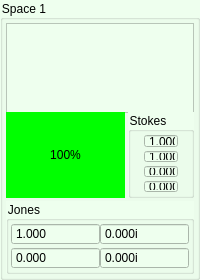
     <widget class="QGroupBox" name="groupBox_Space_S1">
      <property name="sizePolicy">
       <sizepolicy hsizetype="Preferred" vsizetype="Preferred">
        <horstretch>1</horstretch>
        <verstretch>0</verstretch>
       </sizepolicy>
      </property>
      <property name="minimumSize">
       <size>
        <width>0</width>
        <height>280</height>
       </size>
      </property>
      <property name="maximumSize">
       <size>
        <width>16777215</width>
        <height>280</height>
       </size>
      </property>
      <property name="styleSheet">
       <string notr="true">background-color: #eeffee</string>
      </property>
      <property name="title">
       <string>Space 1</string>
      </property>
      <layout class="QGridLayout" name="gridLayout_100">
       <property name="leftMargin">
        <number>3</number>
       </property>
       <property name="topMargin">
        <number>3</number>
       </property>
       <property name="rightMargin">
        <number>3</number>
       </property>
       <property name="bottomMargin">
        <number>3</number>
       </property>
       <property name="spacing">
        <number>3</number>
       </property>
       <item row="0" column="0" colspan="2">
        <widget class="QLabel" name="label_Pol_S1">
         <property name="sizePolicy">
          <sizepolicy hsizetype="Preferred" vsizetype="Expanding">
           <horstretch>0</horstretch>
           <verstretch>0</verstretch>
          </sizepolicy>
         </property>
         <property name="minimumSize">
          <size>
           <width>90</width>
           <height>90</height>
          </size>
         </property>
         <property name="frameShape">
          <enum>QFrame::StyledPanel</enum>
         </property>
         <property name="frameShadow">
          <enum>QFrame::Sunken</enum>
         </property>
         <property name="text">
          <string/>
         </property>
        </widget>
       </item>
       <item row="3" column="0" colspan="2">
        <widget class="QGroupBox" name="groupBox_Jones_S1">
         <property name="title">
          <string>Jones</string>
         </property>
         <layout class="QGridLayout" name="gridLayout_102">
          <property name="leftMargin">
           <number>2</number>
          </property>
          <property name="topMargin">
           <number>2</number>
          </property>
          <property name="rightMargin">
           <number>2</number>
          </property>
          <property name="bottomMargin">
           <number>2</number>
          </property>
          <property name="horizontalSpacing">
           <number>0</number>
          </property>
          <property name="verticalSpacing">
           <number>2</number>
          </property>
          <item row="0" column="1">
           <widget class="QDoubleSpinBox" name="doubleSpinBox_X1_I_S1">
            <property name="enabled">
             <bool>true</bool>
            </property>
            <property name="sizePolicy">
             <sizepolicy hsizetype="Minimum" vsizetype="Fixed">
              <horstretch>0</horstretch>
              <verstretch>0</verstretch>
             </sizepolicy>
            </property>
            <property name="minimumSize">
             <size>
              <width>34</width>
              <height>0</height>
             </size>
            </property>
            <property name="maximumSize">
             <size>
              <width>16777215</width>
              <height>16777215</height>
             </size>
            </property>
            <property name="readOnly">
             <bool>true</bool>
            </property>
            <property name="buttonSymbols">
             <enum>QAbstractSpinBox::NoButtons</enum>
            </property>
            <property name="suffix">
             <string>i</string>
            </property>
            <property name="decimals">
             <number>3</number>
            </property>
            <property name="minimum">
             <double>-1.000000000000000</double>
            </property>
            <property name="maximum">
             <double>1.000000000000000</double>
            </property>
           </widget>
          </item>
          <item row="0" column="0">
           <widget class="QDoubleSpinBox" name="doubleSpinBox_X1_R_S1">
            <property name="enabled">
             <bool>true</bool>
            </property>
            <property name="sizePolicy">
             <sizepolicy hsizetype="Minimum" vsizetype="Fixed">
              <horstretch>0</horstretch>
              <verstretch>0</verstretch>
             </sizepolicy>
            </property>
            <property name="minimumSize">
             <size>
              <width>34</width>
              <height>0</height>
             </size>
            </property>
            <property name="maximumSize">
             <size>
              <width>16777215</width>
              <height>16777215</height>
             </size>
            </property>
            <property name="readOnly">
             <bool>true</bool>
            </property>
            <property name="buttonSymbols">
             <enum>QAbstractSpinBox::NoButtons</enum>
            </property>
            <property name="decimals">
             <number>3</number>
            </property>
            <property name="minimum">
             <double>-1.000000000000000</double>
            </property>
            <property name="maximum">
             <double>1.000000000000000</double>
            </property>
            <property name="value">
             <double>1.000000000000000</double>
            </property>
           </widget>
          </item>
          <item row="1" column="0">
           <widget class="QDoubleSpinBox" name="doubleSpinBox_X2_R_S1">
            <property name="enabled">
             <bool>true</bool>
            </property>
            <property name="sizePolicy">
             <sizepolicy hsizetype="Minimum" vsizetype="Fixed">
              <horstretch>0</horstretch>
              <verstretch>0</verstretch>
             </sizepolicy>
            </property>
            <property name="minimumSize">
             <size>
              <width>34</width>
              <height>0</height>
             </size>
            </property>
            <property name="maximumSize">
             <size>
              <width>16777215</width>
              <height>16777215</height>
             </size>
            </property>
            <property name="readOnly">
             <bool>true</bool>
            </property>
            <property name="buttonSymbols">
             <enum>QAbstractSpinBox::NoButtons</enum>
            </property>
            <property name="decimals">
             <number>3</number>
            </property>
            <property name="minimum">
             <double>-1.000000000000000</double>
            </property>
            <property name="maximum">
             <double>1.000000000000000</double>
            </property>
           </widget>
          </item>
          <item row="1" column="1">
           <widget class="QDoubleSpinBox" name="doubleSpinBox_X2_I_S1">
            <property name="enabled">
             <bool>true</bool>
            </property>
            <property name="sizePolicy">
             <sizepolicy hsizetype="Minimum" vsizetype="Fixed">
              <horstretch>0</horstretch>
              <verstretch>0</verstretch>
             </sizepolicy>
            </property>
            <property name="minimumSize">
             <size>
              <width>34</width>
              <height>0</height>
             </size>
            </property>
            <property name="maximumSize">
             <size>
              <width>16777215</width>
              <height>16777215</height>
             </size>
            </property>
            <property name="readOnly">
             <bool>true</bool>
            </property>
            <property name="buttonSymbols">
             <enum>QAbstractSpinBox::NoButtons</enum>
            </property>
            <property name="suffix">
             <string>i</string>
            </property>
            <property name="decimals">
             <number>3</number>
            </property>
            <property name="minimum">
             <double>-1.000000000000000</double>
            </property>
            <property name="maximum">
             <double>1.000000000000000</double>
            </property>
           </widget>
          </item>
         </layout>
        </widget>
       </item>
       <item row="2" column="0">
        <widget class="QProgressBar" name="progressBar_S1">
         <property name="sizePolicy">
          <sizepolicy hsizetype="Preferred" vsizetype="Expanding">
           <horstretch>0</horstretch>
           <verstretch>0</verstretch>
          </sizepolicy>
         </property>
         <property name="styleSheet">
          <string notr="true">QProgressBar::chunk {
     background-color: #00ff00;
     height: 1px;
 }
</string>
         </property>
         <property name="maximum">
          <number>10000</number>
         </property>
         <property name="value">
          <number>10000</number>
         </property>
         <property name="alignment">
          <set>Qt::AlignCenter</set>
         </property>
         <property name="textVisible">
          <bool>true</bool>
         </property>
         <property name="orientation">
          <enum>Qt::Vertical</enum>
         </property>
         <property name="invertedAppearance">
          <bool>false</bool>
         </property>
        </widget>
       </item>
       <item row="2" column="1">
        <widget class="QGroupBox" name="groupBox_Stokes_S1">
         <property name="sizePolicy">
          <sizepolicy hsizetype="Maximum" vsizetype="Preferred">
           <horstretch>1</horstretch>
           <verstretch>0</verstretch>
          </sizepolicy>
         </property>
         <property name="title">
          <string>Stokes</string>
         </property>
         <layout class="QGridLayout" name="gridLayout_8">
          <property name="leftMargin">
           <number>2</number>
          </property>
          <property name="topMargin">
           <number>2</number>
          </property>
          <property name="rightMargin">
           <number>2</number>
          </property>
          <property name="bottomMargin">
           <number>2</number>
          </property>
          <property name="horizontalSpacing">
           <number>0</number>
          </property>
          <property name="verticalSpacing">
           <number>2</number>
          </property>
          <item row="3" column="0">
           <widget class="QDoubleSpinBox" name="doubleSpinBox_Stokes3_S1">
            <property name="minimumSize">
             <size>
              <width>34</width>
              <height>0</height>
             </size>
            </property>
            <property name="maximumSize">
             <size>
              <width>34</width>
              <height>16777215</height>
             </size>
            </property>
            <property name="readOnly">
             <bool>true</bool>
            </property>
            <property name="buttonSymbols">
             <enum>QAbstractSpinBox::NoButtons</enum>
            </property>
            <property name="decimals">
             <number>3</number>
            </property>
            <property name="minimum">
             <double>-1.000000000000000</double>
            </property>
            <property name="maximum">
             <double>1.000000000000000</double>
            </property>
            <property name="singleStep">
             <double>0.050000000000000</double>
            </property>
           </widget>
          </item>
          <item row="0" column="0">
           <widget class="QDoubleSpinBox" name="doubleSpinBox_Stokes0_S1">
            <property name="minimumSize">
             <size>
              <width>34</width>
              <height>0</height>
             </size>
            </property>
            <property name="maximumSize">
             <size>
              <width>34</width>
              <height>16777215</height>
             </size>
            </property>
            <property name="readOnly">
             <bool>true</bool>
            </property>
            <property name="buttonSymbols">
             <enum>QAbstractSpinBox::NoButtons</enum>
            </property>
            <property name="decimals">
             <number>3</number>
            </property>
            <property name="minimum">
             <double>-1.000000000000000</double>
            </property>
            <property name="maximum">
             <double>1.000000000000000</double>
            </property>
            <property name="singleStep">
             <double>0.050000000000000</double>
            </property>
            <property name="value">
             <double>1.000000000000000</double>
            </property>
           </widget>
          </item>
          <item row="2" column="0">
           <widget class="QDoubleSpinBox" name="doubleSpinBox_Stokes2_S1">
            <property name="minimumSize">
             <size>
              <width>34</width>
              <height>0</height>
             </size>
            </property>
            <property name="maximumSize">
             <size>
              <width>34</width>
              <height>16777215</height>
             </size>
            </property>
            <property name="readOnly">
             <bool>true</bool>
            </property>
            <property name="buttonSymbols">
             <enum>QAbstractSpinBox::NoButtons</enum>
            </property>
            <property name="decimals">
             <number>3</number>
            </property>
            <property name="minimum">
             <double>-1.000000000000000</double>
            </property>
            <property name="maximum">
             <double>1.000000000000000</double>
            </property>
            <property name="singleStep">
             <double>0.050000000000000</double>
            </property>
           </widget>
          </item>
          <item row="1" column="0">
           <widget class="QDoubleSpinBox" name="doubleSpinBox_Stokes1_S1">
            <property name="minimumSize">
             <size>
              <width>34</width>
              <height>0</height>
             </size>
            </property>
            <property name="maximumSize">
             <size>
              <width>34</width>
              <height>16777215</height>
             </size>
            </property>
            <property name="readOnly">
             <bool>true</bool>
            </property>
            <property name="buttonSymbols">
             <enum>QAbstractSpinBox::NoButtons</enum>
            </property>
            <property name="decimals">
             <number>3</number>
            </property>
            <property name="minimum">
             <double>-1.000000000000000</double>
            </property>
            <property name="maximum">
             <double>1.000000000000000</double>
            </property>
            <property name="singleStep">
             <double>0.050000000000000</double>
            </property>
            <property name="value">
             <double>1.000000000000000</double>
            </property>
           </widget>
          </item>
         </layout>
        </widget>
       </item>
      </layout>
     </widget>
